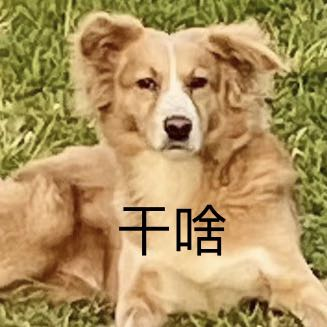
#> input picture intro-sci-computing/fourier-transform/dog.jpg, 327 x 327 px
$ jupyter execute fourier-transform.ipynb   (shell and % lines are left out)
#> lines starting #> are read from the running program, lines starting #| are printed output that depends on the picture; after the words box and inside, x2 and y2 are one past the last pixel; in counts of white or black regions, pixels touching at a corner belong together
# Fourier Transform

Teng-Jui Lin

Content adapted from UW AMATH 301, Beginning Scientific Computing. Although not covered in Spring 2020, the topic is presented in previous years: (1) [Theory of the Fourier Transform](https://www.youtube.com/watch?v=YOWLoNQDFsk), (2) [Discrete Fourier Transform (DFT) and the Fast Fourier Transform (FFT)](https://www.youtube.com/watch?v=1tx0LPJowMo), (3) [FFT and image compression](https://www.youtube.com/watch?v=L9T3jNbCYf8).

- Theory of Fourier Transform
    - Discrete Fourier transform
    - Fast Fourier transform
    - Power spectral density
- Applications of Fourier transform
    - Noise filtering
    - Image compression
- `numpy` implementation
    - Fast Fourier transform [`numpy.fft.fft()`](https://numpy.org/doc/stable/reference/generated/numpy.fft.fft.html)
    - Inverse fast Fourier transform [`numpy.fft.ifft()`](https://numpy.org/doc/stable/reference/generated/numpy.fft.ifft.html)
    - Frequency of fft [`numpy.fft.fftfreq()`](https://numpy.org/doc/stable/reference/generated/numpy.fft.fftfreq.html)
    - 2D fast Fourier transform [`numpy.fft.fft2()`](https://numpy.org/doc/stable/reference/generated/numpy.fft.fft2.html)

## Fourier transform and power spectrum
### Discrete Fourier transform

The discrete Fourier transform (DFT) transforms a data point $f_n$ into a frequency coefficient $\hat{f}_{k}$ using

$$
\hat{f}_k = \sum_{n=0}^{N-1} f_n e^{2\pi i kn / N}
$$

where sine waves of different frequencies are added together. The inverse discrete Fourier transform (iDFT) uses

$$
f_n = \dfrac{1}{N} \sum_{k=0}^{N-1} \hat{f}_k e^{-2\pi ikn/N}
$$

to transform the frequency coefficient back to data point.

For a set of data points $\{f_0, f_1, \dots, f_{N-1}\}$, the DFT that transforms the data points to  into frequency coefficients $\{\hat{f}_0, \hat{f}_1, \dots, \hat{f}_{N-1}\}$ is represented by

$$
\mathbf{\hat{f}_k = F f_n}
$$

where

$$
\mathbf{\hat{f}_k} =
\begin{bmatrix}
\hat{f}_0 \\ \hat{f}_1 \\ \hat{f}_2 \\ \vdots \\ \hat{f}_{N-1}
\end{bmatrix},
\mathbf{F} =
\begin{bmatrix}
1 & 1 & 1 & \cdots & 1 \\
1 & \omega_N & \omega_N^2 & \cdots & \omega_N^{N-1} \\
1 & \omega_N^2 & \omega_N^4 & \cdots & \omega_N^{2(N-1)} \\
\vdots & \vdots & \vdots & \ddots & \vdots \\
1 & \omega_N^{N-1} & \omega_N^{2(N-1)} & \cdots & \omega_N^{(N-1)^2} \\
\end{bmatrix},
\mathbf{f_n} =
\begin{bmatrix}
f_0 \\ f_1 \\ f_2 \\ \vdots \\ f_{N-1}
\end{bmatrix}，
$$

and $\omega_N = e^{2\pi i/N}$.

DFT has an order of $\mathcal{O}(n^2)$ because of matrix multiplication.

### Fast Fourier transform

Fast Fourier transform (FFT) computes the same thing as the DFT, but it has a more advantageous order of $\mathcal{O}(n \log n)$ given a dataset with $N$ samples, where $N$ is a power of 2.

Suppose we have a sample with $N = 1024$, the FFT gives

$$
\mathbf{\hat{x}_k = F_{1024} x}
$$

where

$$
\mathbf{\hat{x}} =
\begin{bmatrix}
\mathbf{I} & \mathbf{-D} \\
\mathbf{I} & \mathbf{-D}
\end{bmatrix}
\begin{bmatrix}
\mathbf{F_{512}} & \mathbf{0} \\
\mathbf{0} & \mathbf{F_{512}}
\end{bmatrix}
\begin{bmatrix}
\mathbf{x}_{\mathrm{even}} \\
\mathbf{x}_{\mathrm{odd}}
\end{bmatrix}
$$

and

$$
\mathbf{D} =
\begin{bmatrix}
1 \\
& \omega_N \\
& & \omega_N^2 \\
& & & \ddots \\
& & & & \omega_N^{N-1} \\
\end{bmatrix}
$$

so that the computation time is cut for those zero entries. The vector is sorted for even and odd entries, and the first matrix reshuffles them back. We can keep decompose the matrix recursively so that $\mathbf{F_{1024} \to F_{512} \to \cdots \to F_{2}}$, saving a lot of computations.

Even if $N$ is not a power of 2, we can pad zeros to the samples until it reaches to a power of 2: $\begin{bmatrix}\mathbf{x} \\\mathbf{0}\end{bmatrix}$.

### Implementation and power spectrum

Here, we use [`numpy.fft.fft()`](https://numpy.org/doc/stable/reference/generated/numpy.fft.fft.html) command to perform FFT.

**Problem Statement.** Consider a wave function

$$
f(t) = \sin(2\pi \omega_1 t) + \sin(2\pi \omega_2 t),
$$

where $\omega_1 = 50 \ \mathrm{Hz}$ and $\omega_2 = 120 \ \mathrm{Hz}$.

(a) Determine the FFT on the wave function $f(x)$, denoted $\mathbf{\hat{f}}$, using samples from times $t \in [0, 1] \ \mathrm{s}$ with sampling interval 0.001 s.

(b) Plot the power spectral density at the first half of points that is defined as $\dfrac{\Vert\mathbf{\hat{f}}\Vert^2}{N}$ vs frequency defined by $\dfrac{k}{N}$, where $k = 0, 1, 2, \dots, \frac{N}{2}$. Hint: use [`numpy.fft.fftfreq()`](https://numpy.org/doc/stable/reference/generated/numpy.fft.fftfreq.html).

[cell 1]
import numpy as np
import matplotlib.pyplot as plt

[cell 2]
# define time interval
dt = 0.001
t_initial = 0
t_final = 1
t = np.arange(t_initial, t_final+dt/2, dt)
t_len = len(t)

[cell 3]
# define wave function and calculate values
omega1 = 50
omega2 = 120
wave_func = lambda t : np.sin(2*np.pi*omega1*t) + np.sin(2*np.pi*omega2*t)
y_original = wave_func(t)

[cell 4]
# perform fft, calculate power spectral density and frequency
y_fft = np.fft.fft(y_original)
PSD = (np.abs(y_fft)**2/t_len) # only need the first half, second half has same info
freq = np.fft.fftfreq(t_len, d=dt)

[cell 5]
# plot settings

plt.rcParams.update({
    'font.family': 'Arial',  # Times New Roman, Calibri
    'font.weight': 'normal',
    'mathtext.fontset': 'cm',
    'font.size': 18,

    'lines.linewidth': 2,

    'axes.linewidth': 2,
    'axes.spines.top': False,
    'axes.spines.right': False,
    'axes.titleweight': 'bold',
    'axes.titlesize': 18,
    'axes.labelweight': 'bold',

    'xtick.major.size': 8,
    'xtick.major.width': 2,
    'ytick.major.size': 8,
    'ytick.major.width': 2,

    'figure.dpi': 80,

    'legend.framealpha': 1,
    'legend.edgecolor': 'black',
    'legend.fancybox': False,
    'legend.fontsize': 14
})

[cell 6]
# plot wave function
fig, ax = plt.subplots(figsize=(8, 4))
ax.plot(t, y_original)
ax.set_xlim(t_initial, 0.15)
ax.set_xlabel('$t$')
ax.set_ylabel('$f(t)$')
ax.set_title('Wave function')
#> figure, not shown here; curve peaks at x = 0.285, y = 1.95

[cell 7]
# plot power spectrum
fig, ax = plt.subplots(figsize=(8, 4))
half_t_len = int(np.floor(t_len/2))+1
ax.plot(freq[:half_t_len], PSD[:half_t_len])
ax.set_xlim(0, 200)
ax.set_xlabel('Frequency')
ax.set_ylabel('Power spectral density')
ax.set_title('Power Spectrum')
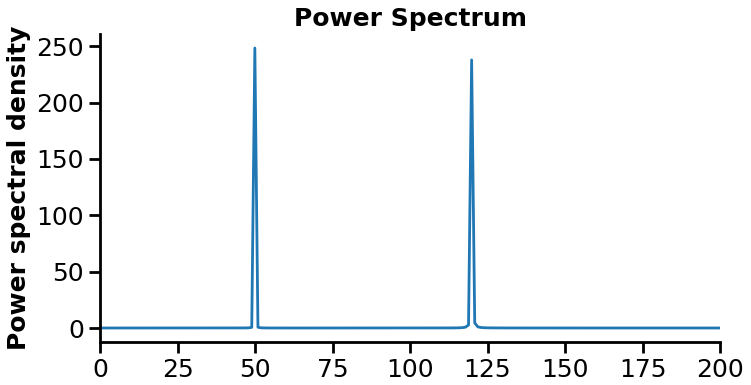
#> figure drawn by matplotlib, 1 panel; curve peaks at x = 49.95, y = 248.4

The power spectral density shows peaks at 50 Hz and 120 Hz, which is exactly the frequencies of the wave function.

## FFT and noise filtering

Here, we use [`numpy.fft.ifft()`](https://numpy.org/doc/stable/reference/generated/numpy.fft.ifft.html) command to perform iFFT. We use the following process to filter noise:

$$
\mathbf{f}_{\text{noisy}} \xrightarrow{\mathrm{FFT}} \mathbf{\hat{f}}_{\text{noisy}} \xrightarrow{\mathrm{threshold}} \mathbf{\hat{f}}_{\text{filtered}}\xrightarrow{\mathrm{iFFT}} \mathbf{f}_{\text{filtered}}
$$

**Problem Statement.** Consider a wave function

$$
f(t) = \sin(2\pi \omega_1 t) + \sin(2\pi \omega_2 t) + \sin(2\pi \omega_3 t),
$$

where $\omega_1 = 70 \ \mathrm{Hz}$, $\omega_2 = 100 \ \mathrm{Hz}$, and $\omega_3 = 190 \ \mathrm{Hz}$.

(a) Create a noisy function $f_{\mathrm{noisy}}(x)$ by adding a large noise to the function.

(b) Determine the FFT on the wave function $f_{\mathrm{noisy}}(x)$, denoted $\mathbf{\hat{f}_{\mathrm{noisy}}}$, using samples from times $t \in [0, 1] \ \mathrm{s}$ with sampling interval 0.001 s.

(c) Plot the power spectral density (PSD) of $\mathbf{\hat{f}_{\mathrm{noisy}}}$. Filter the PSD with appropriate threshold so that only the main frequencies are kept.

(d) Use the filter for the PSD to filter $\mathbf{\hat{f}_{\mathrm{noisy}}}$, giving $\mathbf{\hat{f}_{\mathrm{filtered}}}$. Use iFFT to transform $\mathbf{\hat{f}_{\mathrm{filtered}}}$ back to data points and plot with the original function and the noisy function.

[cell 8]
# define time interval
dt = 0.001
t_initial = 0
t_final = 1
t = np.arange(t_initial, t_final+dt/2, dt)
t_len = len(t)

[cell 9]
# define wave function and calculate values
omega1 = 70
omega2 = 100
omega3 = 190
wave_func = lambda t : np.sin(2*np.pi*omega1*t) + np.sin(2*np.pi*omega2*t) + np.sin(2*np.pi*omega3*t)
y_original = wave_func(t)

[cell 10]
# define noidywave function and calculate values
np.random.seed(1)
wave_func_noisy = lambda t : np.sin(2*np.pi*omega1*t) + np.sin(2*np.pi*omega2*t) + np.sin(2*np.pi*omega3*t) + 2.5*np.random.randn(t_len)
y_noisy = wave_func_noisy(t)

[cell 11]
# perform fft, calculate power spectral density and frequency
y_noisy_fft = np.fft.fft(y_noisy)
PSD = (np.abs(y_noisy_fft)**2/t_len)
freq = np.fft.fftfreq(t_len, d=dt)

[cell 12]
# threshold power spectral density
threshold = 50
threshold_mask = PSD > threshold
PSD_thresholded = PSD * threshold_mask

[cell 13]
# filter fft, then ifft
y_filtered_fft = y_noisy_fft * threshold_mask
y_filtered = np.fft.ifft(y_filtered_fft)

[cell 14]
# plot power spectrum
fig, ax = plt.subplots(figsize=(8, 4))
half_t_len = int(np.floor(t_len/2))+1
ax.plot(freq[:half_t_len], PSD[:half_t_len], label='Noisy')
ax.plot(freq[:half_t_len], PSD_thresholded[:half_t_len], label=f'Thresholded ({threshold})')
ax.set_xlim(0, 500)
ax.set_ylim(0)
ax.set_xlabel('Frequency')
ax.set_ylabel('Power spectral density')
ax.set_title('Power Spectrum')
ax.legend()
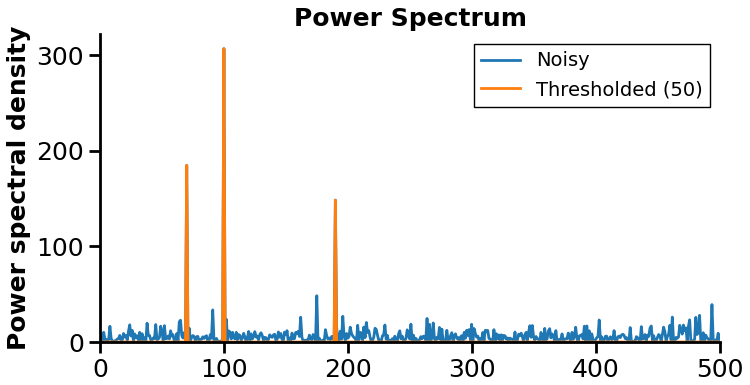
#> figure drawn by matplotlib, 1 panel; curve peaks at x = 99.9, y = 306.9; curve peaks at x = 99.9, y = 306.9

[cell 15]
# plot wave function
fig, ax = plt.subplots(figsize=(8, 4))
ax.plot(t, y_original, label='Original')
ax.plot(t, y_noisy, alpha=0.4, label='Noisy')
ax.plot(t, y_filtered, alpha=0.8, label='Filtered')
ax.set_xlim(t_initial, 0.1)
ax.set_ylim(-5, 5)
ax.set_xlabel('$t$')
ax.set_ylabel('$f(t)$')
ax.set_title('Wave function')
ax.legend()
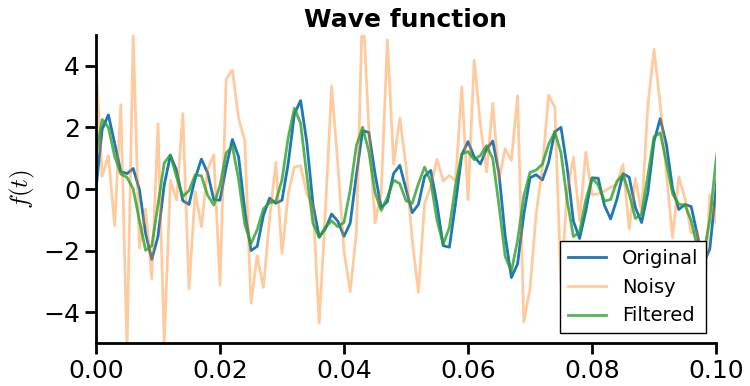
#> figure drawn by matplotlib, 1 panel; curve peaks at x = 0.833, y = 2.87; curve peaks at x = 0.732, y = 10.73; curve peaks at x = 0.833, y = 2.65

## FFT and image compression

**Problem Statement.** Import the given image `dog.jpg`.

(a) Using [`numpy.fft.fft2()`](https://numpy.org/doc/stable/reference/generated/numpy.fft.fft2.html), FFT the image and plot the coefficient space.

(b) Threshold the FFT and transform back using iFFT. Compute the compression rate and plot with the image.

(c) Compare different compression rates with the original image.

(d) Compare the original and compressed image in a 3D intensity plot.

### Import image

[cell 16]
import skimage
from skimage import io

[cell 17]
img = io.imread('dog.jpg')
#> img is the input picture: shape (327, 327, 3); mean R, G, B 174.5, 146.9, 94.8
gray_img = skimage.color.rgb2gray(img)
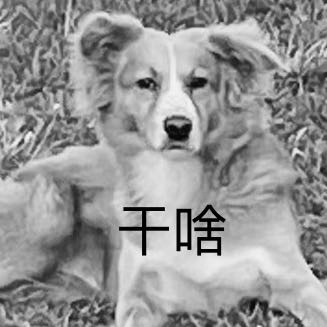
#> gray_img: shape (327, 327) float64; min 0, max 0.976, mean 0.584
gray_img.shape
#> Out = (327, 327)

[cell 18]
# plot original img
fig, ax = plt.subplots(figsize=(4, 4))
ax.imshow(gray_img, cmap='gray')
ax.set_title('Gray scale image')
ax.axis('off')

### Coefficient space and compression

[cell 19]
# fft and coeff space
gray_img_fft = np.fft.fft2(gray_img)
coeff_space = np.log(abs(np.fft.fftshift(gray_img_fft))+1)
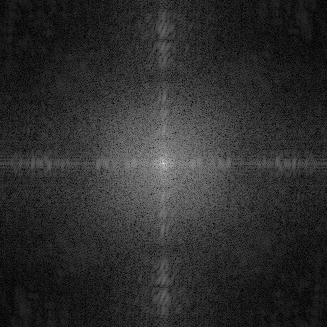
#> coeff_space: shape (327, 327) float64; min 0.0286, max 11.04, mean 2; drawn with min black and max white

[cell 20]
# plot coeff space
fig, ax = plt.subplots(figsize=(4, 4))
ax.imshow(coeff_space, cmap='gray')
ax.set_title('FFT2 of gray scale image')
ax.axis('off')

[cell 21]
# threshold and ifft
threshold = 1e-5 * 100
threshold_mask = abs(gray_img_fft) > threshold*np.max(abs(gray_img_fft))
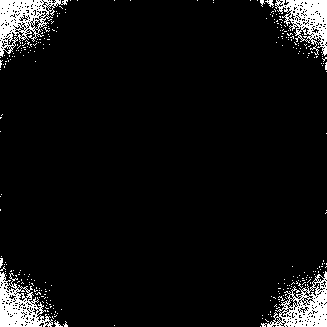
#> threshold_mask: shape (327, 327) bool; 6.1% white; 285 white regions (278 under 20 px), largest, box (x1, y1, x2, y2) and area: (0, 0, 68, 57) 1584, (261, 271, 327, 327) 1473, (0, 272, 53, 327) 1417
gray_img_thr_fft = gray_img_fft * threshold_mask
gray_img_thr = abs(np.fft.ifft2(gray_img_thr_fft))
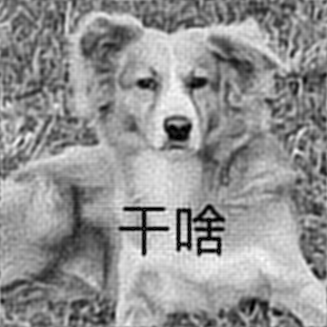
#> gray_img_thr: shape (327, 327) float64; min 5.07e-05, max 1.02, mean 0.585; drawn with min black and max white

[cell 22]
compression_rate = np.sum(threshold_mask) / (np.prod(gray_img.shape))
#> compression_rate = 0.0611

[cell 23]
# plot compressed img
fig, ax = plt.subplots(figsize=(4, 4))
ax.imshow(gray_img_thr, cmap='gray')
ax.set_title(f'Compressed ({compression_rate*100 :.1f}%)')
ax.axis('off')

### Comparing compression results

[cell 24]
# plot comparison between threshold and original
row = 3
col = 3
thresholds = 1e-5 * np.array([1, 10, 100, 200, 500, 800, 1000])

# calculate and plot compressed img
fig, axs = plt.subplots(row, col, figsize=(9, 9))
for row_i in range(row):
    for col_i in range(col):
        i = row_i*col+ col_i
        threshold_mask = abs(gray_img_fft) > thresholds[i]*np.max(abs(gray_img_fft))
        gray_img_thr_fft = gray_img_fft * threshold_mask
        gray_img_thr = abs(np.fft.ifft2(gray_img_thr_fft))
        compression_rate = np.sum(threshold_mask) / (np.prod(gray_img.shape))
        axs[row_i, col_i].imshow(gray_img_thr, cmap='gray')
        axs[row_i, col_i].set_title(f'Compressed ({compression_rate*100 :.1f}%)')
        axs[row_i, col_i].axis('off')
        if i == (len(thresholds)-1):
            break
    if i == (len(thresholds)-1):
        break

# plot original img and coeff space
axs[2, 1].imshow(gray_img, cmap='gray')
axs[2, 1].set_title('Original')
axs[2, 1].axis('off')
axs[2, 2].imshow(coeff_space, cmap='gray')
axs[2, 2].set_title('Coefficient space')
axs[2, 2].axis('off')

plt.tight_layout()
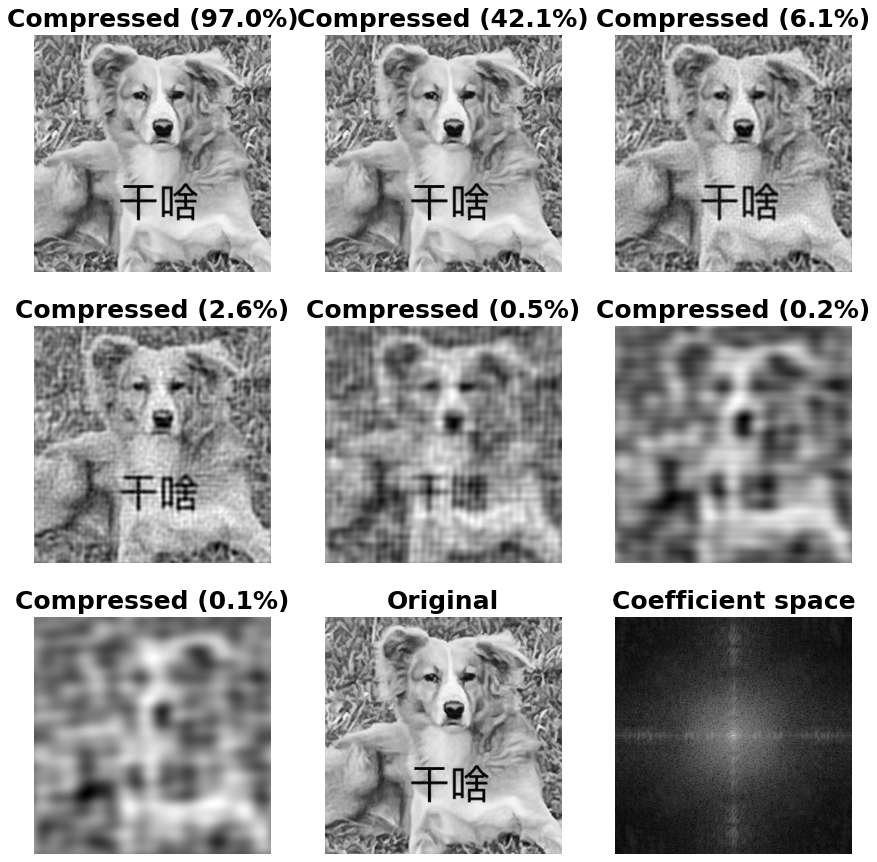
#> figure drawn by matplotlib, 9 panels

### 3D intensity plot

[cell 25]
from mpl_toolkits.mplot3d import Axes3D

[cell 26]
# plot 3d intensity plot
plt.rcParams.update({'xtick.labelsize': 18,})
fig, axs = plt.subplots(1, 2, figsize=(9, 4), subplot_kw={"projection": "3d"})
XX, YY = np.meshgrid(np.arange(gray_img.shape[0]), np.arange(gray_img.shape[1]))
axs[0].plot_surface(XX, YY, gray_img, cmap='gray')
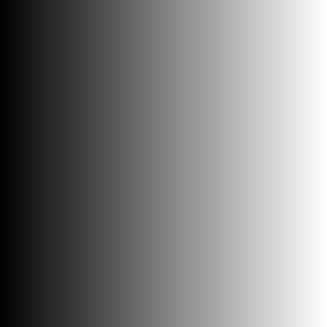
#> XX: shape (327, 327) int64; min 0, max 326, mean 163; drawn with min black and max white
axs[0].set_title('Original')
axs[0].view_init(45, 45)
axs[0].dist = 12  # zoom out to fit all labels in

axs[1].plot_surface(XX, YY, gray_img_thr, cmap='gray')
axs[1].set_title(f'Compressed ({compression_rate*100 :.1f}%)')
axs[1].view_init(45, 45)
axs[1].dist = 12  # zoom out to fit all labels in

plt.tight_layout()
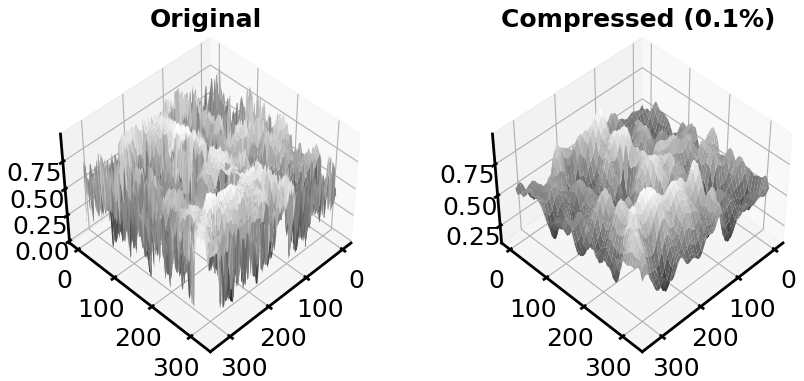
#> figure drawn by matplotlib, 2 panels
